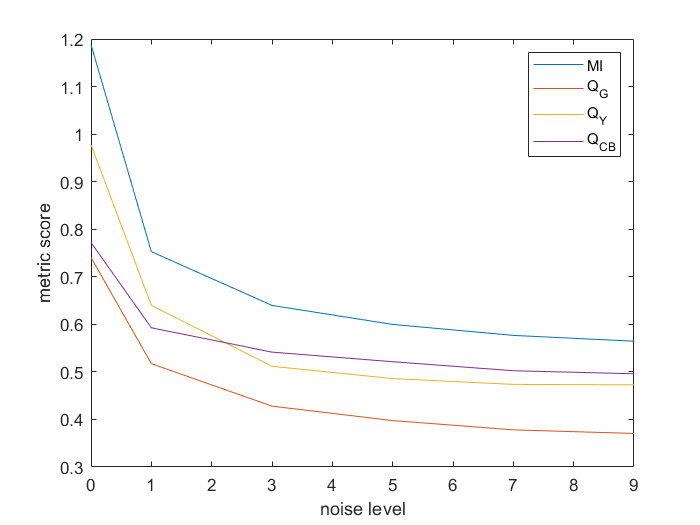
%> input picture algagainstnoise.png, 700 x 525 px
$ octave --eval "result = laplacian_pyramid(imread('algagainstnoise.png'));"   (GNU Octave 9; MATLAB toolbox functions it lacks are replaced by stand-ins)
%> lines starting %> are read from the running program, lines starting %| are printed output that depends on the picture
function high_freq_am = laplacian_pyramid(inImg)
mrp = multiresolutionPyramid(inImg);
lapp = laplacianPyramid(mrp);
high_freq_am = vecnorm(lapp{1}, 2, 3);
end
%generate Laplacian pyramid as difference in levels of Gaussian
function lapp = laplacianPyramid(mrp)
lapp = cell(size(mrp));
num_levels = numel(mrp);
lapp{num_levels} = mrp{num_levels};
for k = 1:(num_levels - 1)
   A = mrp{k};
   B = imresize(mrp{k+1},2,'lanczos3');
   [M,N,~] = size(A);
   lapp{k} = A - B(1:M,1:N,:);
end
lapp{end} = mrp{end};
end
%generate Guassian Pyramid
function mrp = multiresolutionPyramid(A,num_levels)
A = im2double(A);
M = size(A,1);
%> M = 525
N = size(A,2);
%> N = 700
if nargin < 2
    lower_limit = 32;
    num_levels = min(floor(log2([M N]) - log2(lower_limit))) + 1;
%> num_levels = 5
else
    num_levels = min(num_levels, min(floor(log2([M N]))) + 2);
end
mrp = cell(1,num_levels);
%> mrp = {[], [], [], [], []}
smallest_size = [M N] / 2^(num_levels - 1);
%> smallest_size = [32.81 43.75]
smallest_size = ceil(smallest_size);
%> smallest_size = [33 44]
padded_size = smallest_size * 2^(num_levels - 1);
%> padded_size = [528 704]
Ap = padarray(A,padded_size - [M N],'replicate','post');
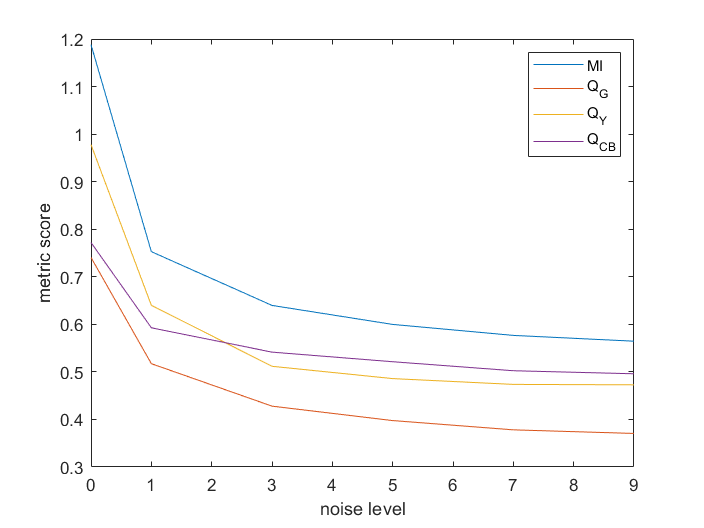
%> Ap: size 528x704x3 double; mean R, G, B 0.986, 0.985, 0.985
mrp{1} = Ap;
for k = 2:num_levels
    mrp{k} = imresize(mrp{k-1},0.5,'lanczos3');
end
%> after the loop, mrp = 5 items
mrp{1} = A;
end
%interpolation function
function f = lanczos3(x)
% See Graphics Gems, Andrew S. Glasser (ed), Morgan Kaufman, 1990,
% pp. 157-158.
f = (sin(pi*x) .* sin(pi*x/3) + eps) ./ ((pi^2 * x.^2 / 3) + eps);
f = f .* (abs(x) < 3);
end
%> in laplacianPyramid, `lapp = cell(size(mrp));`: lapp = {[], [], [], [], []}
%> the loop in laplacianPyramid, `for k = 1:(num_levels - 1)` made 4 passes
%> (M, N) on passes 1 to 4: (525, 700), (264, 352), (132, 176), (66, 88)
%> pass 1, in laplacianPyramid, `B = imresize(mrp{k+1},2,'lanczos3');`:
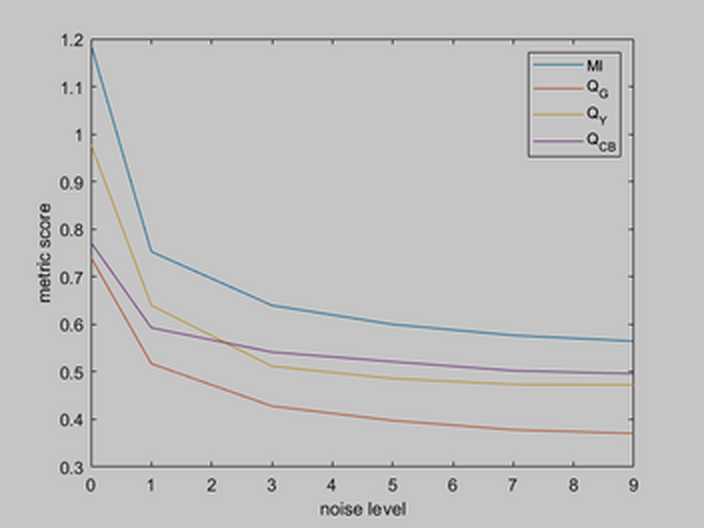
%> B: size 528x704x3 double; mean R, G, B 0.986, 0.985, 0.985; mean of the top-left, top-right, bottom-left and bottom-right quarters 0.988, 0.987, 0.982, 0.985; drawn with min black and max white
%> pass 2, in laplacianPyramid, `A = mrp{k};`:
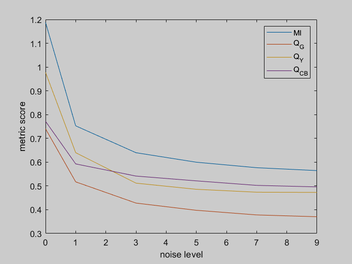
%> A: size 264x352x3 double; mean R, G, B 0.986, 0.985, 0.985; drawn with min black and max white
%> pass 2, in laplacianPyramid, `B = imresize(mrp{k+1},2,'lanczos3');`:
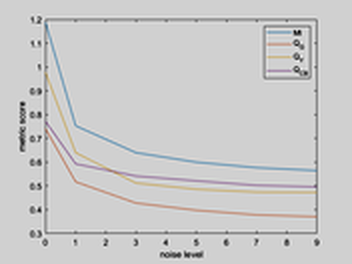
%> B: size 264x352x3 double; mean R, G, B 0.986, 0.985, 0.985; mean of the top-left, top-right, bottom-left and bottom-right quarters 0.988, 0.987, 0.982, 0.985; drawn with min black and max white
%> pass 3, in laplacianPyramid, `A = mrp{k};`:
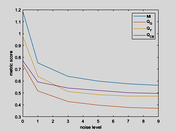
%> A: size 132x176x3 double; mean R, G, B 0.986, 0.985, 0.985; drawn with min black and max white
%> after the loop in laplacianPyramid, `for k = 1:(num_levels - 1)`: lapp = 5 items
%> in laplacian_pyramid, `high_freq_am = vecnorm(lapp{1}, 2, 3);`:
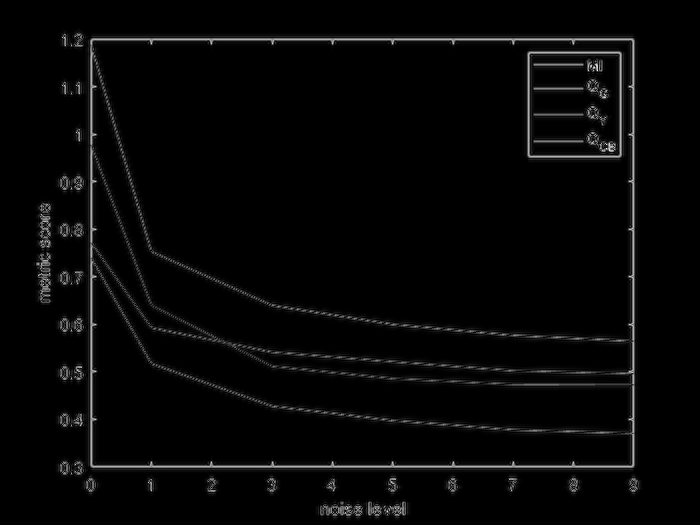
%> high_freq_am: size 525x700 double; min 0, max 1.17, mean 0.0301; drawn with min black and max white
